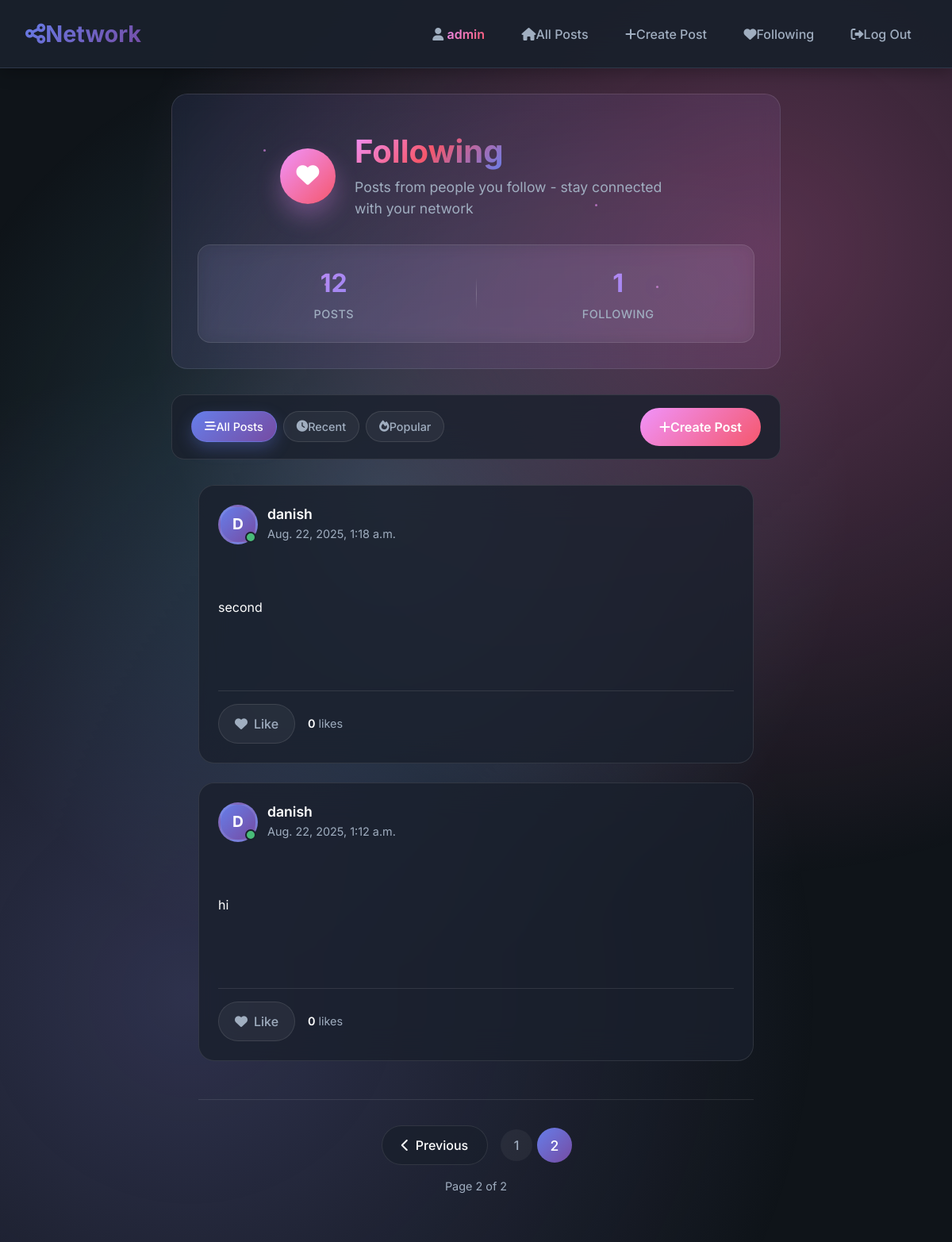
/following?page=2 (signed in), run on an earlier commit of the app's database.
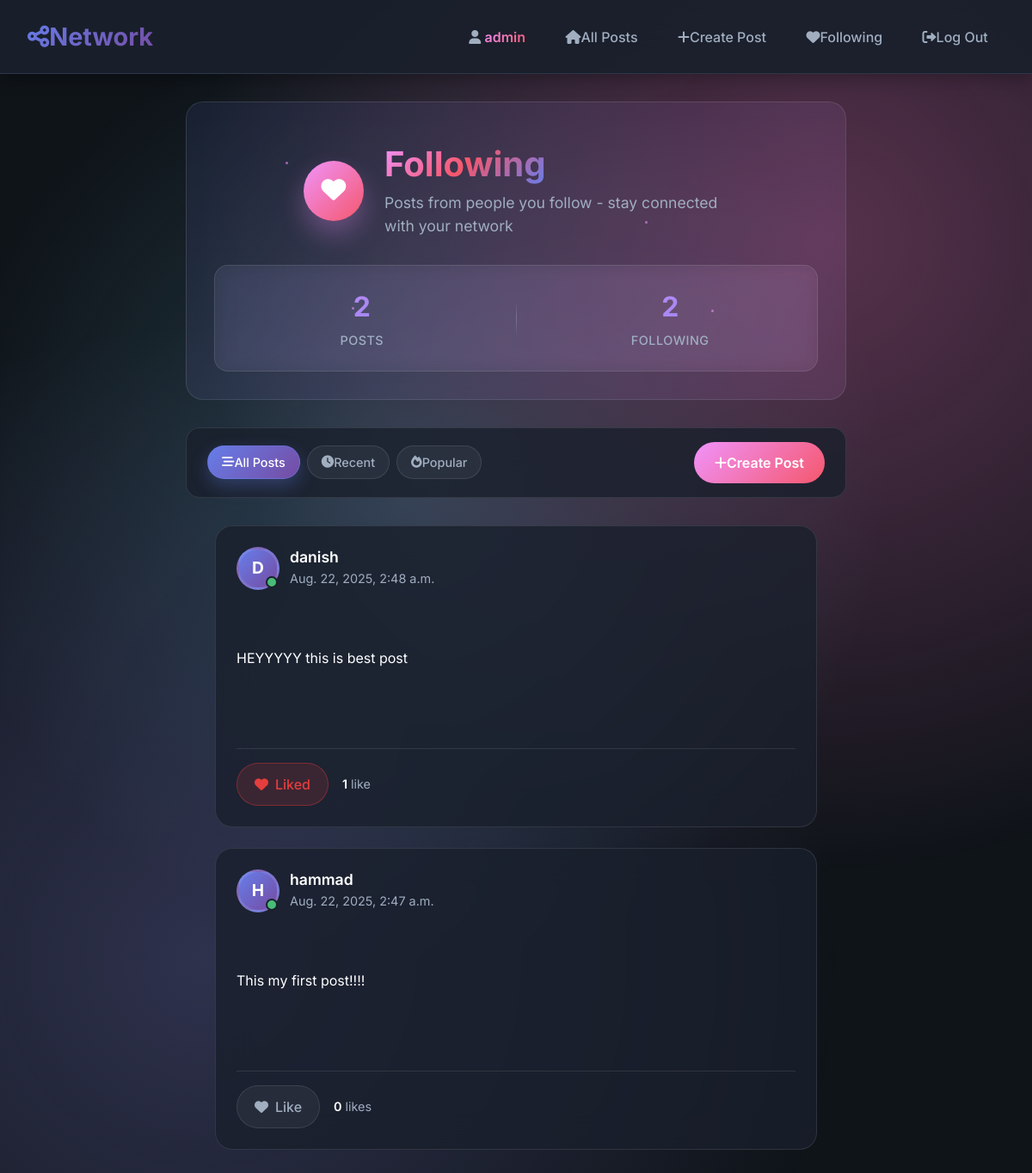
And on a later commit of the database.
### network/models.py (models this page shows)
class User(AbstractUser):
    following = models.ManyToManyField(
        'self',
        symmetrical=False,
        related_name='followers'
    )

class Post(models.Model):
    post_creator = models.ForeignKey(User, on_delete=models.CASCADE,related_name='posts')
    post_content = models.TextField()
    post_creation_date = models.DateTimeField(default=timezone.now)
    posts_likes = models.ManyToManyField(User,blank=True,related_name='liked_posts')

### network/views.py (the view)
# urls.py: path('following',views.following,name="following"),
@login_required
def following(request):
    all_posts = Post.objects.filter(
        post_creator__in=request.user.following.all()
    ).order_by('-post_creation_date')  # newest first
    paginator = Paginator(all_posts,10)
    page_number = request.GET.get('page')
    page_obj = paginator.get_page(page_number)
    return render(request, 'network/following.html', {
        'page_obj': page_obj,
    })

### network/templates/network/following.html (shortened to what this page needs)
{% extends "network/layout.html" %}
{% block body %}
<div class="following-container">
    <div class="following-header">
        <div class="header-content">
            <div class="header-icon">
                <i class="fas fa-heart"></i>
            </div>
            <div class="header-text">
                <h1 class="page-title">
                    <span class="gradient-text">Following</span>
                </h1>
                <p class="page-subtitle">
                    Posts from people you follow - stay connected with your network
                </p>
            </div>
        </div>
        <div class="following-stats">
            <div class="stat-item">
                <div class="stat-number">{{ page_obj.paginator.count|default:"0" }}</div>
                <div class="stat-label">Posts</div>
            </div>
            <div class="stat-item">
                <div class="stat-number">{{ user.following.count|default:"0" }}</div>
                <div class="stat-label">Following</div>
            </div>
        </div>
        <div class="particles">
            <div class="particle"></div>
            <div class="particle"></div>
            <div class="particle"></div>
            <div class="particle"></div>
        </div>
    </div>
    <div class="action-bar">
        <div class="filter-section">
            <div class="filter-pills">
                <button class="filter-pill active" data-filter="all">
                    <i class="fas fa-stream me-1"></i>
                    All Posts
                </button>
                <button class="filter-pill" data-filter="recent">
                    <i class="fas fa-clock me-1"></i>
                    Recent
                </button>
                <button class="filter-pill" data-filter="popular">
                    <i class="fas fa-fire me-1"></i>
                    Popular
                </button>
            </div>
        </div>
        <div class="action-section">
            <a href="{% url 'newPost' %}" class="btn-create">
                <i class="fas fa-plus me-2"></i>
                Create Post
            </a>
        </div>
    </div>
    <div class="posts-content">
        {% include "network/_posts_list.html" with all_posts=all_posts %}
    </div>
</div>
{% endblock %}

### network/templates/network/layout.html (shortened to what this page needs)
{% load static %}
<!DOCTYPE html>
<html lang="en">
    <head>
        <link rel="stylesheet" href="https://stackpath.bootstrapcdn.com/bootstrap/4.4.1/css/bootstrap.min.css">
        <link rel="stylesheet" href="https://cdnjs.cloudflare.com/ajax/libs/font-awesome/6.0.0/css/all.min.css">
        <link href="{% static 'network/styles.css' %}" rel="stylesheet">
    </head>
    <body>
        <nav class="navbar navbar-expand-lg">
            <a class="navbar-brand" href="{% url 'index' %}">
                <i class="fas fa-share-alt me-2"></i>Network
            </a>
            <div class="collapse navbar-collapse" id="navbarNav">
                <ul class="navbar-nav ml-auto">
                    {% if user.is_authenticated %}
                        <li class="nav-item">
                            <a class="nav-link" href='{% url "profilePage" username=user.username %}'>
                                <i class="fas fa-user me-1"></i>
                                <strong>{{ user.username }}</strong>
                            </a>
                        </li>
                    {% endif %}
                    <li class="nav-item">
                        <a class="nav-link" href="{% url 'index' %}">
                            <i class="fas fa-home me-1"></i>All Posts
                        </a>
                    </li>
                    {% if user.is_authenticated %}
                        <li class="nav-item">
                            <a class="nav-link" href="{% url "newPost" %}">
                                <i class="fas fa-plus me-1"></i>Create Post
                            </a>
                        </li>
                        <li class="nav-item">
                            <a class="nav-link" href="{% url "following" %}">
                                <i class="fas fa-heart me-1"></i>Following
                            </a>
                        </li>
                        <li class="nav-item">
                            <a class="nav-link" href="{% url 'logout' %}">
                                <i class="fas fa-sign-out-alt me-1"></i>Log Out
                            </a>
                        </li>
                    {% endif %}
                </ul>
            </div>
        </nav>
        <div class="body">
            {% block body %}
            {% endblock %}
        </div>
    </body>
</html>

### network/templates/network/_posts_list.html (shortened to what this page needs)
{% load static %}
<div class="posts-feed">
  {% for post in page_obj %}
    <article class="post-card" data-post-id="{{ post.id }}">
      <div class="post-header">
        <div class="author-info">
          <div class="avatar-wrapper">
            <div class="avatar">
              {{ post.post_creator.username|first|upper }}
            </div>
            <div class="online-indicator"></div>
          </div>
          <div class="author-details">
            <h3 class="author-name">
              <a href='{% url "profilePage" username=post.post_creator.username %}'
                 class="author-link">
                {{ post.post_creator }}
              </a>
            </h3>
            <time class="post-date" datetime="{{ post.post_creation_date|date:'c' }}">
              {{ post.post_creation_date }}
            </time>
          </div>
        </div>
      </div>
      <div class="post-content">
        <div class="content-view" style="display: block;">
          <div class="post-text" id="post-content-{{ post.id }}">
            {{ post.post_content|linebreaks }}
          </div>
        </div>
      </div>
      <div class="post-actions">
        <div class="action-group">
          <button class="action-btn like-btn btn-toggle-like {% if user in post.posts_likes.all %}liked{% endif %}"
                  data-id="{{ post.id }}"
                  aria-label="{% if user in post.posts_likes.all %}Unlike{% else %}Like{% endif %} post">
            <div class="btn-content">
              <i class="fas fa-heart"></i>
              <span class="btn-text">
                {% if user in post.posts_likes.all %}Liked{% else %}Like{% endif %}
              </span>
            </div>
          </button>
          <div class="like-count">
            <span id="likes-count-{{ post.id }}" class="count-number">
              {{ post.posts_likes.count }}
            </span>
            <span class="count-label">
              {% if post.posts_likes.count == 1 %}like{% else %}likes{% endif %}
            </span>
          </div>
        </div>
      </div>
    </article>
  {% endfor %}
  {% if page_obj.paginator.num_pages > 1 %}
    <nav class="pagination-wrapper" aria-label="Posts pagination">
      <div class="pagination-container">
        {% if page_obj.has_previous %}
          <a class="pagination-btn prev-btn"
             href="?page={{ page_obj.previous_page_number }}"
             aria-label="Go to previous page">
            <i class="fas fa-chevron-left"></i>
            <span>Previous</span>
          </a>
        {% endif %}
        <div class="page-numbers">
          {% for num in page_obj.paginator.page_range %}
            {% if page_obj.number == num %}
              <span class="page-number active" aria-current="page">{{ num }}</span>
            {% else %}
              <a class="page-number" href="?page={{ num }}">{{ num }}</a>
            {% endif %}
          {% endfor %}
        </div>
      </div>
      <div class="pagination-info">
        Page {{ page_obj.number }} of {{ page_obj.paginator.num_pages }}
      </div>
    </nav>
  {% endif %}
</div>

### network/templates/network/layout.html (style rules this page uses)
:root { --primary-gradient: linear-gradient(135deg, #667eea 0%, #764ba2 100%); --secondary-gradient: linear-gradient(135deg, #f093fb 0%, #f5576c 100%); --dark-bg: #0f1419; --card-bg: #1a202c; --text-primary: #ffffff; --text-secondary: #a0aec0; --border-color: #2d3748; --accent-color: #667eea; --hover-bg: #2d3748; --shadow: 0 10px 25px rgba(0, 0, 0, 0.3); --shadow-hover: 0 20px 40px rgba(0, 0, 0, 0.4); }
* { box-sizing: border-box; }
body { font-family: 'Inter', sans-serif; background: var(--dark-bg); color: var(--text-primary); margin: 0; padding: 0; min-height: 100vh; overflow-x: hidden; }
body::before { content: ''; position: fixed; top: 0; left: 0; width: 100%; height: 100%; background: radial-gradient(circle at 20% 80%, rgba(120, 119, 198, 0.3) 0%, transparent 50%), radial-gradient(circle at 80% 20%, rgba(255, 119, 198, 0.3) 0%, transparent 50%), radial-gradient(circle at 40% 40%, rgba(120, 219, 255, 0.2) 0%, transparent 50%); z-index: -1; animation: float 20s ease-in-out infinite; }
.navbar { background: rgba(26, 32, 44, 0.95) !important; backdrop-filter: blur(20px); border-bottom: 1px solid var(--border-color); padding: 1rem 2rem; box-shadow: 0 4px 20px rgba(0, 0, 0, 0.3); position: sticky; top: 0; z-index: 1000; }
.navbar-brand { font-weight: 700; font-size: 1.8rem; background: var(--primary-gradient); -webkit-background-clip: text; -webkit-text-fill-color: transparent; background-clip: text; text-decoration: none; position: relative; transition: all 0.3s ease; }
.navbar-brand::after { content: ''; position: absolute; bottom: -5px; left: 0; width: 0; height: 3px; background: var(--primary-gradient); transition: width 0.3s ease; border-radius: 2px; }
.navbar-nav { align-items: center; gap: 0.5rem; }
.nav-link { color: var(--text-secondary) !important; font-weight: 500; padding: 0.7rem 1.2rem !important; border-radius: 50px; transition: all 0.3s cubic-bezier(0.4, 0, 0.2, 1); position: relative; overflow: hidden; text-decoration: none; }
.nav-link::before { content: ''; position: absolute; top: 0; left: -100%; width: 100%; height: 100%; background: var(--primary-gradient); transition: left 0.3s ease; z-index: -1; border-radius: 50px; }
.nav-link strong { background: var(--secondary-gradient); -webkit-background-clip: text; -webkit-text-fill-color: transparent; background-clip: text; font-weight: 600; }
.body { padding: 2rem; max-width: 1200px; margin: 0 auto; min-height: calc(100vh - 80px); position: relative; }
.body > * { animation: fadeInUp 0.6s ease-out; }

What changed in the data, as far as the page shows it:
removed Post: post_creator.username|first "D", post_creator "danish", post_creation_date "Aug. 22, 2025, 1:18 a.m.", post_content "second", shows "Like", posts_likes.count "0"
removed Post: post_creator.username|first "D", post_creator "danish", post_creation_date "Aug. 22, 2025, 1:12 a.m.", post_content "hi", shows "Like", posts_likes.count "0"
changed User "admin": following.count "1" → "2"
added Post: post_creator.username|first "D", post_creator "danish", post_creation_date "Aug. 22, 2025, 2:48 a.m.", post_content "HEYYYYY this is best post", shows "Liked", posts_likes.count "1"
added Post: post_creator.username|first "H", post_creator "hammad", post_creation_date "Aug. 22, 2025, 2:47 a.m.", post_content "This my first post!!!!", shows "Like", posts_likes.count "0"
Also different on the page:
{{ page_obj.paginator.count|default:"0" }}: "12" → "2"
{{ page_obj.number }}: "2" → (not shown)
{{ page_obj.paginator.num_pages }}: "2" → (not shown)
text no longer shown: "Previous Page of"
list line gone: "1"
list line gone: "2"
